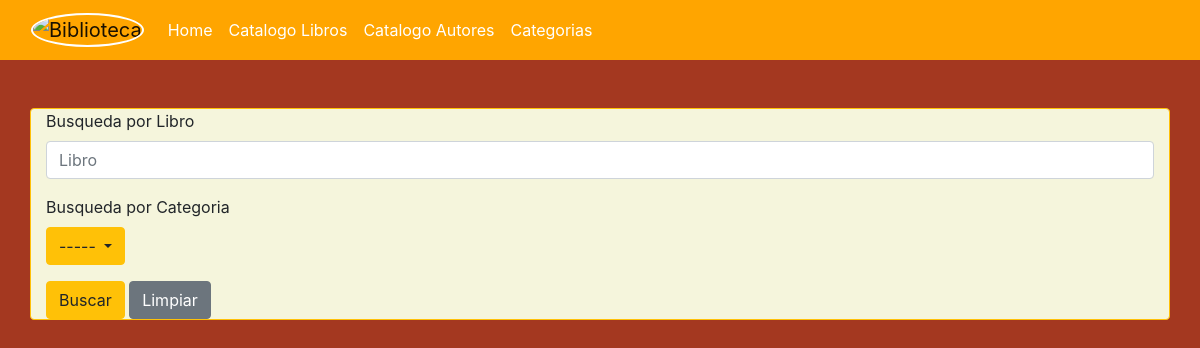
Screenshot of /categorias with the database file from the repository.
### catalogos/models.py (models this page shows)
class NavItem(models.Model):
    id_navbar = models.AutoField(db_column="idNavbar", primary_key=True)
    titulo = models.CharField(max_length=100)
    url = models.URLField()

### catalogos/views.py (the view)
# urls.py: path('categorias', views.categorias, name="categorias"),
def categorias(request):
    Navbars = NavItem.objects.all()
    Categorias = Categoria.objects.all()
    Libros = Libro.objects.all().select_related('id_autor' , 'id_categoria')
    context = {
        "Navbars": Navbars,
        "Categorias": Categorias,
        "Libros": Libros,
    }
    return render(request, 'catalogos/categorias.html', context)

### catalogos/templates/catalogos/categorias.html (shortened to what this page needs)
<!DOCTYPE html>
<html lang="en">
<head>
    <link rel="stylesheet" href="https://cdn.jsdelivr.net/npm/bootstrap@4.6.2/dist/css/bootstrap.min.css">
    <link href="https://unpkg.com/aos@2.3.1/dist/aos.css" rel="stylesheet">
    <link rel="stylesheet" href="https://cdn.jsdelivr.net/npm/sweetalert2@11/dist/sweetalert2.min.css">
</head>
<body style="background-color: #A43820">
    <nav class="navbar navbar-expand-lg navbar-light" style="background-color: orange">
        <div class="container-fluid">
          <a class="navbar-brand" href="/catalogos/home">
            <img src="https://st4.depositphotos.com/1842549/20889/i/450/depositphotos_208897764-stock-photo-library-icon.jpg" alt="Biblioteca" style="height: 60px; width: 60px; border-radius: 50%; border: 2px solid white;">
          </a>
          <div class="collapse navbar-collapse" id="navbarSupportedContent">
            <ul class="navbar-nav me-auto mb-2 mb-lg-0">
              {% for Navbar in Navbars %}
              <li class="nav-item">
                <a class="nav-link active" aria-current="page" href="{{Navbar.url}}" style="color: white;">{{Navbar.titulo}}</a>
              </li>
              {% endfor %}
            </ul>
          </div>
        </div>
      </nav>
      <div class="container mt-5">
        <div class="row my-5 rounded border border-warning" style="background-color: beige">
          <div class="col lg-10">
            <form id="searchForm">
              <div class="form-group fluid" data-aos="zoom-in-left" data-aos-duration="3000">
                <label for="formGroupExampleInput">Busqueda por Libro</label>
                <input type="input" class="form-control mb-3" id="buscarLibro" name="buscarLibro" placeholder="Libro">
              </div>
              <div class="form-group fluid" data-aos="zoom-in-left" data-aos-duration="3000">
                <label for="formGroupExampleInput">Busqueda por Categoria</label>
                <div class="dropdown">
                  <button id="dropdownButton" class="btn btn-warning dropdown-toggle" type="button" data-toggle="dropdown" aria-expanded="false">
                    -----
                  </button>
                </div>
              </div>
              <button type="submit" class="btn btn-warning">Buscar</button>
              <button type="button" class="btn btn-secondary" id="clearFilters">Limpiar</button>
            </form>
          </div>
        </div>
      </div>
</body>
</html>

### rows the page displays
NavItem: titulo "Home"
NavItem: titulo "Catalogo Libros"
NavItem: titulo "Catalogo Autores"
NavItem: titulo "Categorias"
